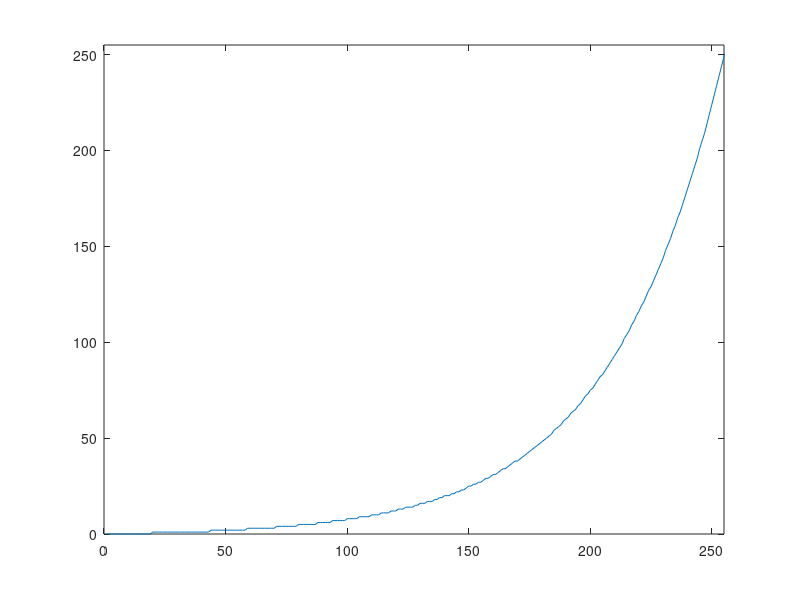

Source code (MATLAB): (Note: this script raises an error after producing the figure.)
% Inverse log function

x = 0:255; c = 255 / log(256);
inverse_log_function = uint8(exp(x/c) - 1); 
plot(inverse_log_function); xlim([0 255]); ylim([0 255]); 

img_1 = imread('moon.tif');
img_2 = intlut(img_1, log_function);
img_3 = intlut(img_2, inverse_log_function);
figure, montage({img_1, img_2, img_3})

img_diff = imabsdiff(img_1, img_3);

figure, imshow(img_diff,[])
num_non_zero_pixels = nnz(img_diff);
total_num_pixels = numel(img_diff);
percent_non_zero_pixels = 100 * num_non_zero_pixels/total_num_pixels;
brightest_pixel_value = max(img_diff(:));

sprintf("There are %d non-zero pixels in the final image" + ...
    " (corresponding to %.1f percent of the total image)", ...
    num_non_zero_pixels, percent_non_zero_pixels)

sprintf("The brightest pixels in the final image have a gray value " + ...
    "of %d (in a [0..255] range)", brightest_pixel_value)